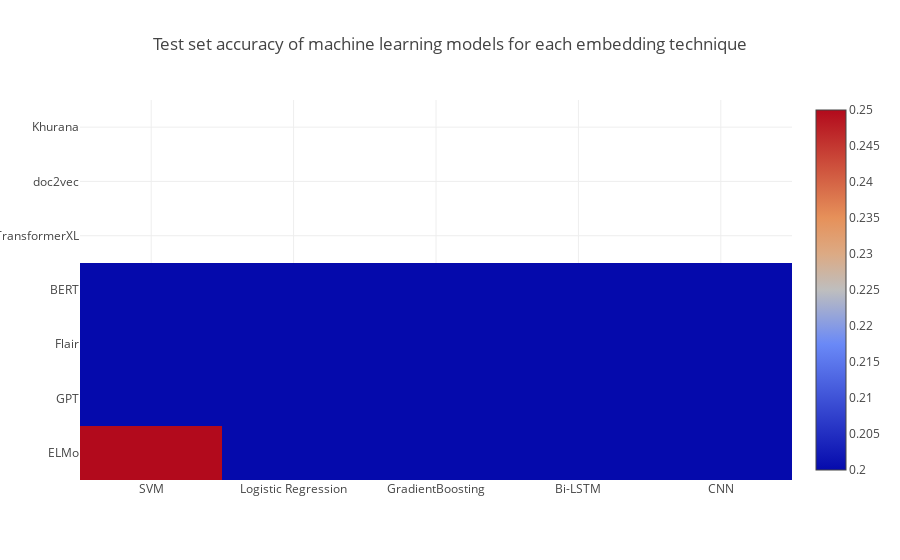

Write notebook code for a chart like this one.
### Code cell
data = [go.Heatmap( z = [[0.25, 0.2, 0.2, 0.2, 0.2], 
                         [0.2, 0.2, 0.2, 0.2, 0.2], 
                         [0.2, 0.2, 0.2, 0.2, 0.2], 
                         [0.2, 0.2, 0.2, 0.2, 0.2]],
                    x = ['SVM', 'Logistic Regression', 'GradientBoosting', 'Bi-LSTM', 'CNN'],
                    y = ['ELMo', 'GPT', 'Flair', 'BERT', 'TransformerXL', 'doc2vec', 'Khurana'])]


layout = go.Layout(
    title = 'Test set accuracy of machine learning models for each embedding technique',
    xaxis = dict(ticks=''),
    yaxis = dict(ticks='' )
)

fig = go.Figure(data = data, layout = layout)

iplot(fig)

### Figure 1 — Plotly figure (JSON) as saved in the notebook; plotly's stock layout.template omitted (floating-point values rounded to 4 significant figures)
{"data": [{"type": "heatmap", "uid": "1d0f4b6e-777a-4aad-ad1a-9b2e33d6df87", "x": ["SVM", "Logistic Regression", "GradientBoosting", "Bi-LSTM", "CNN"], "y": ["ELMo", "GPT", "Flair", "BERT", "TransformerXL", "doc2vec", "Khurana"], "z": [[0.25, 0.2, 0.2, 0.2, 0.2], [0.2, 0.2, 0.2, 0.2, 0.2], [0.2, 0.2, 0.2, 0.2, 0.2], [0.2, 0.2, 0.2, 0.2, 0.2]]}], "layout": {"title": {"text": "Test set accuracy of machine learning models for each embedding technique"}, "xaxis": {"ticks": ""}, "yaxis": {"ticks": ""}}}
